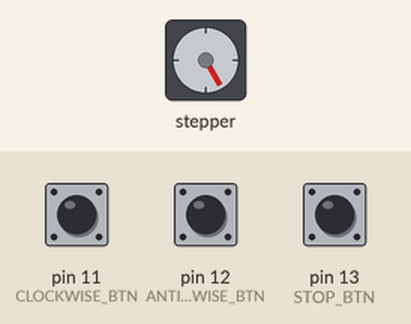
Simulated run of this sketch. Board: Arduino Uno, built with avr-gcc and run on an emulated ATmega328P. Shown: stepper motor. The test bench sets the inputs (shaded band); at power-on: pin 13 (STOP_BTN) HIGH, pin 11 (CLOCKWISE_BTN) HIGH, pin 12 (ANTI_CLOCKWISE_BTN) HIGH. Stepper angles assume 36 steps per turn; what the sketch prints to the serial monitor is not drawn.

Above: at 1.2 s.
1.3 s: pin 13 (STOP_BTN) pulled LOW for 0.15 s
3.2 s: pin 11 (CLOCKWISE_BTN) pulled LOW for 0.15 s
At 3.36 s:
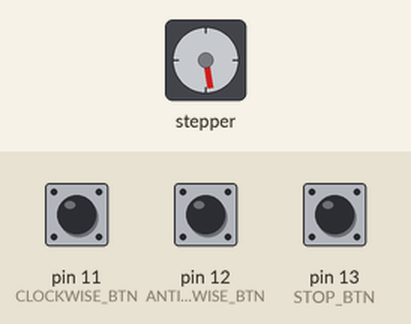
At 3.77 s:
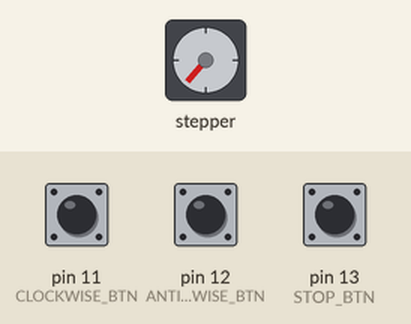
6.2 s: pin 12 (ANTI_CLOCKWISE_BTN) pulled LOW for 0.15 s
At 6.44 s:
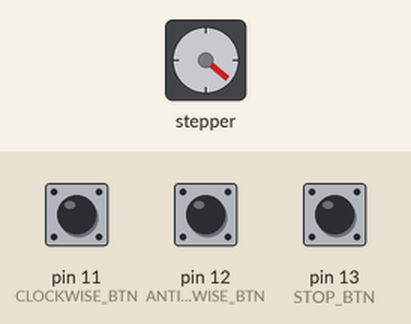
9.3 s: pin 11 (CLOCKWISE_BTN) pulled LOW for 1 s
13.3 s: pin 12 (ANTI_CLOCKWISE_BTN) pulled LOW for 1 s
17.3 s: pin 13 (STOP_BTN) pulled LOW for 1 s
At 17.3 s:
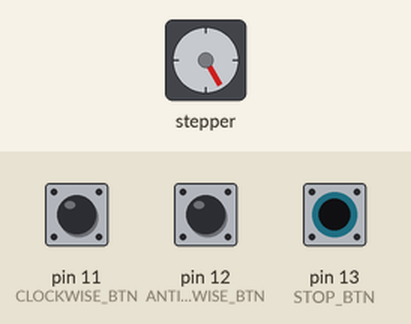
Timing chart, 0 to 20.3 s (numbered marks = the images above; inputs shaded):
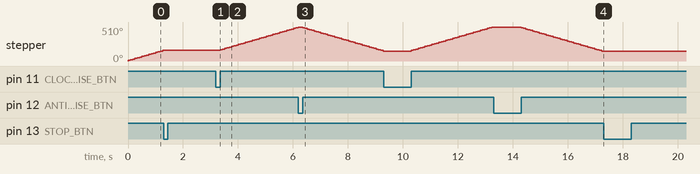

Measured:
- after the input at 1.3 s, stepper: stops changing and stays 160°
- after the input at 3.2 s, stepper: keeps turning clockwise at about 123°/s, starting after 0.15 s
- after the input at 17.3 s, stepper: stops changing and stays 150°
- by itself, stepper: keeps turning clockwise at about 128°/s

The sketch:

Stepper.ino
```cpp
#include <Stepper.h>

const int CLOCKWISE = 1;
const int ANTI_CLOCKWISE = -1;

int STEPPER_MOTOR_PIN_1 = 2;
int STEPPER_MOTOR_PIN_2 = 3;
int STEPPER_MOTOR_PIN_3= 4;
int STEPPER_MOTOR_PIN_4 = 5;
int CLOCKWISE_BTN = 11;
int ANTI_CLOCKWISE_BTN = 12;
int STOP_BTN = 13;
int STEP = 36;  //To calculate the step we use 360 / x when x is the desired angle
bool runMotor;
int rotationDir;

Stepper myStepper(STEP, STEPPER_MOTOR_PIN_4, STEPPER_MOTOR_PIN_3, STEPPER_MOTOR_PIN_2, STEPPER_MOTOR_PIN_1);

void setup() {
  // initialize digital pin DC MOTOR PIN as an output.
  pinMode (STEPPER_MOTOR_PIN_1, OUTPUT);
  pinMode (STEPPER_MOTOR_PIN_2, OUTPUT);
  pinMode (STEPPER_MOTOR_PIN_3, OUTPUT);
  pinMode (STEPPER_MOTOR_PIN_4, OUTPUT);

  pinMode (CLOCKWISE_BTN, INPUT_PULLUP);
  pinMode (ANTI_CLOCKWISE_BTN, INPUT_PULLUP);
  pinMode (STOP_BTN, INPUT_PULLUP);
  // put your setup code here, to run once:
  myStepper.setSpeed(20);
  Serial.begin(9600);
  runMotor = true;
  rotationDir = CLOCKWISE;
}

void loop() {
  Serial.print(runMotor);
  Serial.print("***");
  if(runMotor)
  {
    myStepper.step(rotationDir);
  }

  if(digitalRead(CLOCKWISE_BTN) == LOW)
  {
    while(digitalRead(CLOCKWISE_BTN) == LOW)
    {}
    runMotor = true;
    rotationDir = CLOCKWISE;
  }

  if(digitalRead(ANTI_CLOCKWISE_BTN) == LOW)
  {
    while(digitalRead(ANTI_CLOCKWISE_BTN) == LOW)
    {}
    runMotor = true;
    rotationDir = ANTI_CLOCKWISE;
  }

  if(digitalRead(STOP_BTN) == LOW)
  {
    while(digitalRead(STOP_BTN) == LOW)
    {}
    runMotor = false;
  }
}
```
